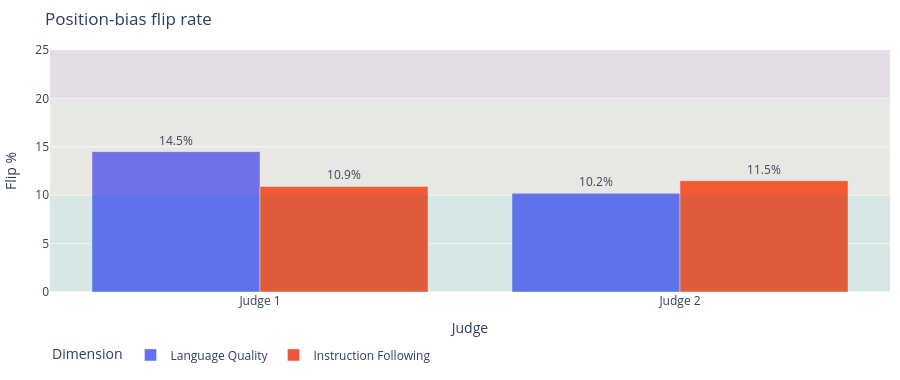

Notebook source saved alongside this figure:
### Code cell
# Distribution: how often each judge flipped per dimension
fig = px.bar(
    flip_df, x="Judge", y="Flip %", color="Dimension", barmode="group",
    text="Flip %", title="Position-bias flip rate",
)
fig.update_traces(texttemplate="%{text:.1f}%", textposition="outside")
fig.update_yaxes(range=[0, max(25, flip_df["Flip %"].max() * 1.2)])
fig.add_hrect(y0=0,  y1=10, fillcolor="#2ca02c", opacity=0.08, line_width=0)
fig.add_hrect(y0=10, y1=20, fillcolor="#ff9f0a", opacity=0.08, line_width=0)
fig.add_hrect(y0=20, y1=100, fillcolor="#d62728", opacity=0.08, line_width=0)
fig.update_layout(height=380, legend=dict(orientation="h", y=-0.2),
                  margin=dict(l=10, r=10, t=50, b=40))
fig.show()

### Figure 1 — Plotly figure (JSON) as saved in the notebook; plotly's stock layout.template omitted (floating-point values rounded to 4 significant figures)
{"data": [{"alignmentgroup": "True", "hovertemplate": "Dimension=Language Quality<br>Judge=%{x}<br>Flip %=%{text}<extra></extra>", "legendgroup": "Language Quality", "marker": {"color": "#636efa", "pattern": {"shape": ""}}, "name": "Language Quality", "offsetgroup": "Language Quality", "orientation": "v", "showlegend": true, "text": [14.5, 10.2], "textposition": "outside", "texttemplate": "%{text:.1f}%", "type": "bar", "x": ["Judge 1", "Judge 2"], "xaxis": "x", "y": [14.5, 10.2], "yaxis": "y"}, {"alignmentgroup": "True", "hovertemplate": "Dimension=Instruction Following<br>Judge=%{x}<br>Flip %=%{text}<extra></extra>", "legendgroup": "Instruction Following", "marker": {"color": "#EF553B", "pattern": {"shape": ""}}, "name": "Instruction Following", "offsetgroup": "Instruction Following", "orientation": "v", "showlegend": true, "text": [10.9, 11.5], "textposition": "outside", "texttemplate": "%{text:.1f}%", "type": "bar", "x": ["Judge 1", "Judge 2"], "xaxis": "x", "y": [10.9, 11.5], "yaxis": "y"}], "layout": {"barmode": "group", "height": 380, "legend": {"orientation": "h", "title": {"text": "Dimension"}, "tracegroupgap": 0, "y": -0.2}, "margin": {"b": 40, "l": 10, "r": 10, "t": 50}, "shapes": [{"fillcolor": "#2ca02c", "line": {"width": 0}, "opacity": 0.08, "type": "rect", "x0": 0, "x1": 1, "xref": "x domain", "y0": 0, "y1": 10, "yref": "y"}, {"fillcolor": "#ff9f0a", "line": {"width": 0}, "opacity": 0.08, "type": "rect", "x0": 0, "x1": 1, "xref": "x domain", "y0": 10, "y1": 20, "yref": "y"}, {"fillcolor": "#d62728", "line": {"width": 0}, "opacity": 0.08, "type": "rect", "x0": 0, "x1": 1, "xref": "x domain", "y0": 20, "y1": 100, "yref": "y"}], "title": {"text": "Position-bias flip rate"}, "xaxis": {"anchor": "y", "domain": [0, 1], "title": {"text": "Judge"}}, "yaxis": {"anchor": "x", "domain": [0, 1], "range": [0, 25], "title": {"text": "Flip %"}}}}
